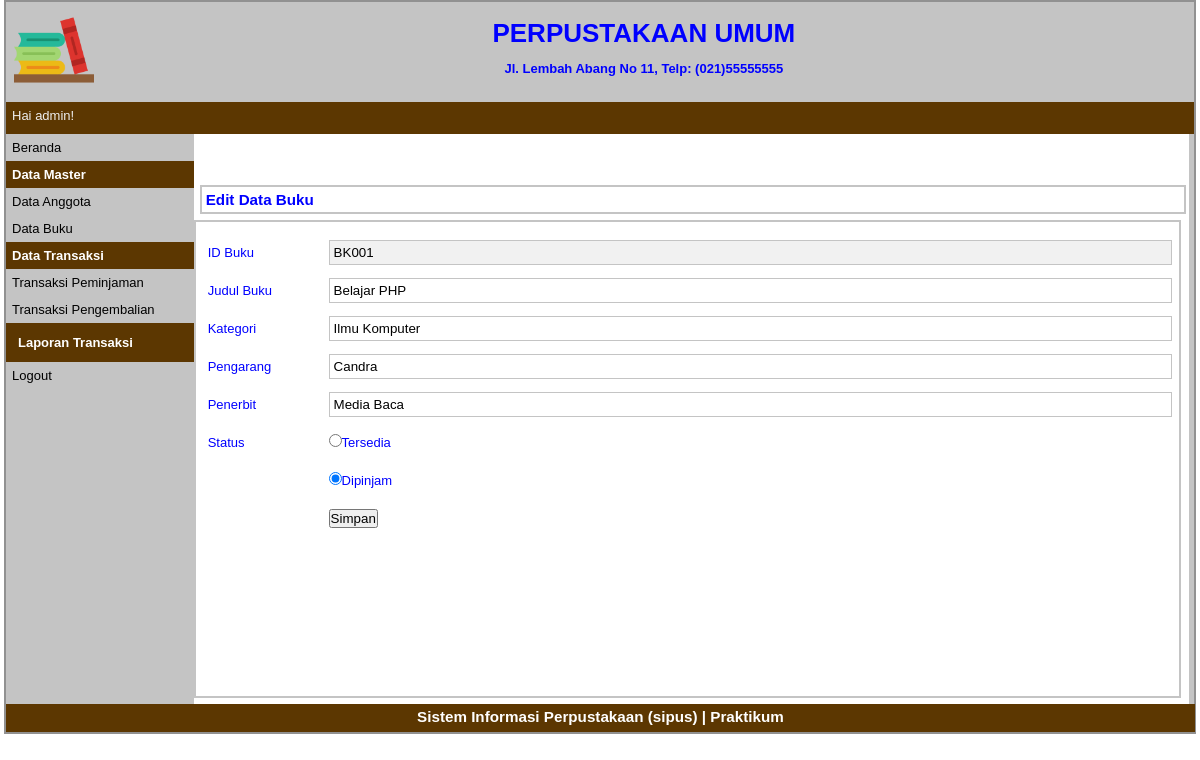
/index.php?p=buku-edit&id=BK001 (signed in), run on the app's committed database.
### tables this page shows
CREATE TABLE `tbbuku` (
  `idbuku` varchar(5) NOT NULL,
  `judulbuku` varchar(50) NOT NULL,
  `kategori` varchar(50) NOT NULL,
  `pengarang` varchar(40) NOT NULL,
  `penerbit` varchar(40) NOT NULL,
  `status` varchar(10) NOT NULL
);

### pages/buku-edit.php (the view)
<?php
	$id_buku=$_GET['id'];
	$q_tampil_buku=mysqli_query($db,"SELECT * FROM tbbuku WHERE idbuku='$id_buku'");
	$r_tampil_buku=mysqli_fetch_array($q_tampil_buku);
?>
<div id="label-page"><h3>Edit Data Buku</h3></div>
<div id="content">
	<form action="proses/buku-edit-proses.php" method="post" enctype="multipart/form-data">
	<table id="tabel-input">
		<tr>
			<td class="label-formulir">ID Buku</td>
			<td class="isian-formulir"><input type="text" name="id_buku" value="<?php echo $r_tampil_buku['idbuku']; ?>" readonly="readonly" class="isian-formulir isian-formulir-border warna-formulir-disabled"></td>
		</tr>
		<tr>
			<td class="label-formulir">Judul Buku</td>
			<td class="isian-formulir"><input type="text" name="judul_buku" value="<?php echo $r_tampil_buku['judulbuku']; ?>" class="isian-formulir isian-formulir-border"></td>
		</tr>
		<tr>
			<td class="label-formulir">Kategori</td>
			<td class="isian-formulir"><input type="text" name="kategori" value="<?php echo $r_tampil_buku['kategori']; ?>" class="isian-formulir isian-formulir-border"></td>
		</tr>
		<tr>
			<td class="label-formulir">Pengarang</td>
			<td class="isian-formulir"><input type="text" name="pengarang" value="<?php echo $r_tampil_buku['pengarang']; ?>" class="isian-formulir isian-formulir-border"></td>
		</tr>
		<tr>
			<td class="label-formulir">Penerbit</td>
			<td class="isian-formulir"><input type="text" name="penerbit" value="<?php echo $r_tampil_buku['penerbit']; ?>" class="isian-formulir isian-formulir-border"></td>
		</tr>
		<tr>
			<td class="label-formulir">Status</td>
			<?php
			if($r_tampil_buku['status']=="Tersedia")
			{
				echo "<td class='isian-formulir'><input type='radio' name='status' value='Tersedia' checked>Tersedia</label></td>
					</tr>
		<tr>
			<td class='label-formulir'></td>
			<td class='isian-formulir'><input type='radio' name='status' value='Dipinjam'>Dipinjam</td>";
			}
			elseif($r_tampil_buku['status']=="Dipinjam")
			{
				echo "<td class='isian-formulir'><input type='radio' name='status' value='Tersedia'>Tersedia</label></td>
					</tr>
		<tr>
			<td class='label-formulir'></td>
			<td class='isian-formulir'><input type='radio' name='status' value='Dipinjam' checked>Dipinjam</td>";
			}
			?>
		</tr>
		<tr>
			<td class="label-formulir"></td>
			<td class="isian-formulir"><input type="submit" name="simpan" value="Simpan" id="tombol-simpan"></td>
		</tr>
	</table>
	</form>
</div>

### style.css (style rules this page uses)
* { margin: 0px; padding: 0px; }
body { font-family: sans-serif; font-size: 13px; color: blue; }
#label-page { margin-top: 6px; margin-bottom: 6px; margin-left: 6px; border: 2px solid #c4c4c4; padding: 4px; width: 97.9%; }
#content { float: left; width: 96.8%; min-height: 454px; border: 2px solid #c4c4c4; padding: 10px; margin-bottom: 6px; }
#tabel-input { width: 100%; }
.label-formulir { width: 12%; height: 36px; margin: 20px; }
.isian-formulir { width: 80%; padding: 4px; width: 99.8%; }
.isian-formulir-border { border: 1px solid #c4c4c4; }
.warna-formulir-disabled { background-color: #f1f1f1; }

### data on the page
tbbuku: id_buku "BK001", judul_buku "Belajar PHP", kategori "Ilmu Komputer", pengarang "Candra", penerbit "Media Baca"

### other printed values
$_SESSION['sesi'] "admin"
